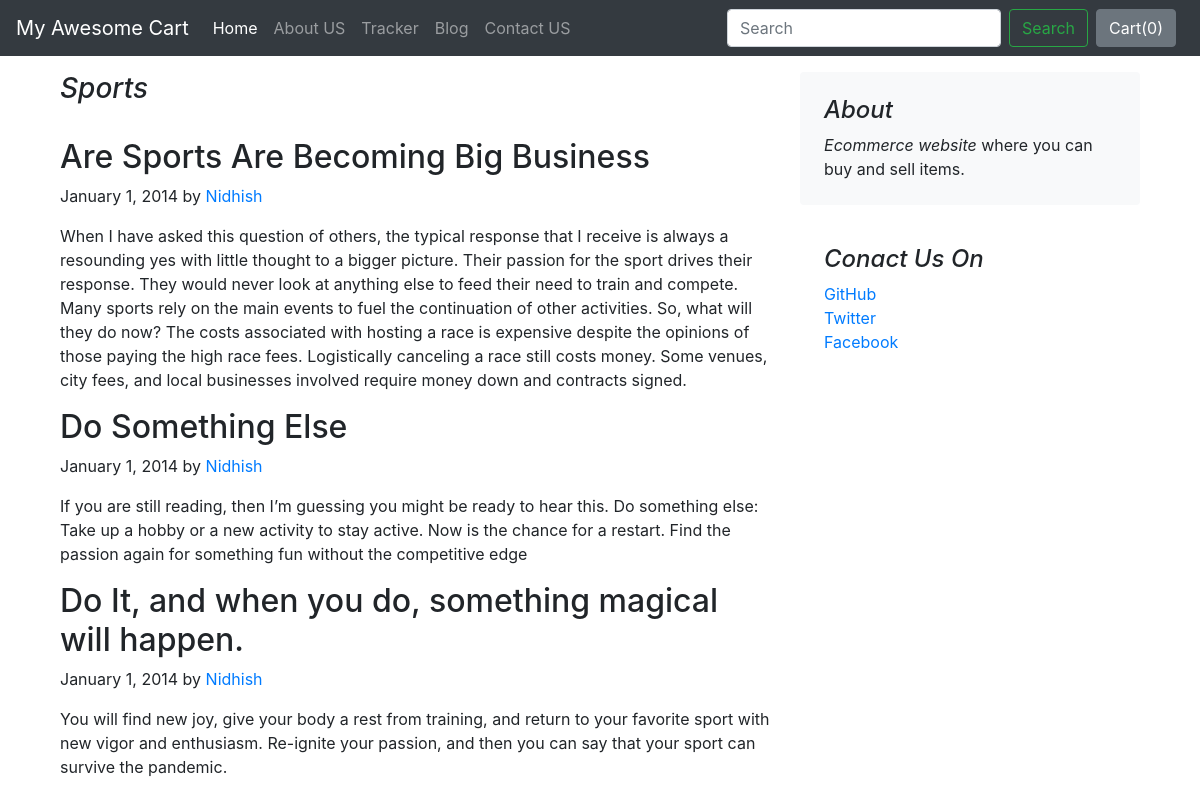
The app's page /blog/blogpost/2 with its own data.
### blog/models.py (models this page shows, shortened)
class Blogpost(models.Model):
    post_id=models.AutoField(primary_key=True)
    title=models.CharField(max_length=50)
    head0=models.CharField(max_length=500,default='')
    chead0=models.CharField(max_length=5000,default='')
    head1=models.CharField(max_length=500,default='')
    chead1=models.CharField(max_length=5000,default='')
    head2=models.CharField(max_length=500,default='')
    chead2=models.CharField(max_length=5000,default='')
    pub_date=models.DateField()
    thumbnail=models.ImageField(upload_to="shop/images",default='')

### blog/views.py (the view)
# urls.py: path("blogpost/<int:id>", views.blogpost,name="blogPost")
def blogpost(request,id):
    post = Blogpost.objects.filter(post_id=id)[0]
    return render(request,'blog/blogpost.html',{'post':post})

### blog/templates/blog/blogpost.html (shortened to what this page needs)
{% extends 'shop/basic.html' %}
{% block body  %}
<body>
    <div class="container my-3">
        <main role="main" class="container">
            <div class="row">
                <div class="col-md-8 blog-main">
                    <h3 class="font-italic ">
                        {{post.title}}
                    </h3>
                    <br>
                    <div class="blog-post">
                        <h2 class="blog-post-title">{{post.head0}}</h2>
                        <p class="blog-post-meta">January 1, 2014 by <a href="#">Nidhish</a></p>
                        <p>{{post.chead0}}</p>
                        <h2>{{post.head1}}</h2>
                        <p class="blog-post-meta">January 1, 2014 by <a href="#">Nidhish</a></p>
                        <p>{{post.chead1}}</p>
                        <h2>{{post.head2}}</h2>
                        <p class="blog-post-meta">January 1, 2014 by <a href="#">Nidhish</a></p>
                        <p>{{post.chead2}}</p>
                    </div>
                </div>
                <aside class="col-md-4 blog-sidebar">
                    <div class="p-4 mb-3 bg-light rounded">
                        <h4 class="font-italic">About</h4>
                        <p class="mb-0"> <em>Ecommerce website</em> where you can buy and sell items.</p>
                    </div>
                    <div class="p-4">
                        <h4 class="font-italic">Conact Us On</h4>
                        <ol class="list-unstyled">
                            <li><a href="#">GitHub</a></li>
                            <li><a href="#">Twitter</a></li>
                            <li><a href="#">Facebook</a></li>
                        </ol>
                    </div>
                </aside>
            </div>
    </div>
</body>
{% endblock body %}

### records on screen
Blogpost: title "Sports", head0 "Are Sports Are Becoming Big Business", chead0 "When I have asked this question of others, the typical response that I receive is always a resounding yes with little thought to a bigger picture. Their passion for the sport drives their response. They would never look at anything else to feed their need to train and compete. Many sports rely on the main events to fuel the continuation of other activities. So, what will they do now? The costs associated with hosting a race is expensive despite the opinions of those paying the high race fees. Logistically canceling a race still costs money. Some venues, city fees, and local businesses involved require money down and contracts signed.", head1 "Do Something Else", chead1 "If you are still reading, then I’m guessing you might be ready to hear this. Do something else: Take up a hobby or a new activity to stay active. Now is the chance for a restart. Find the passion again for something fun without the competitive edge", head2 "Do It, and when you do, something magical will happen.", chead2 "You will find new joy, give your body a rest from training, and return to your favorite sport with new vigor and enthusiasm. Re-ignite your passion, and then you can say that your sport can survive the pandemic."
